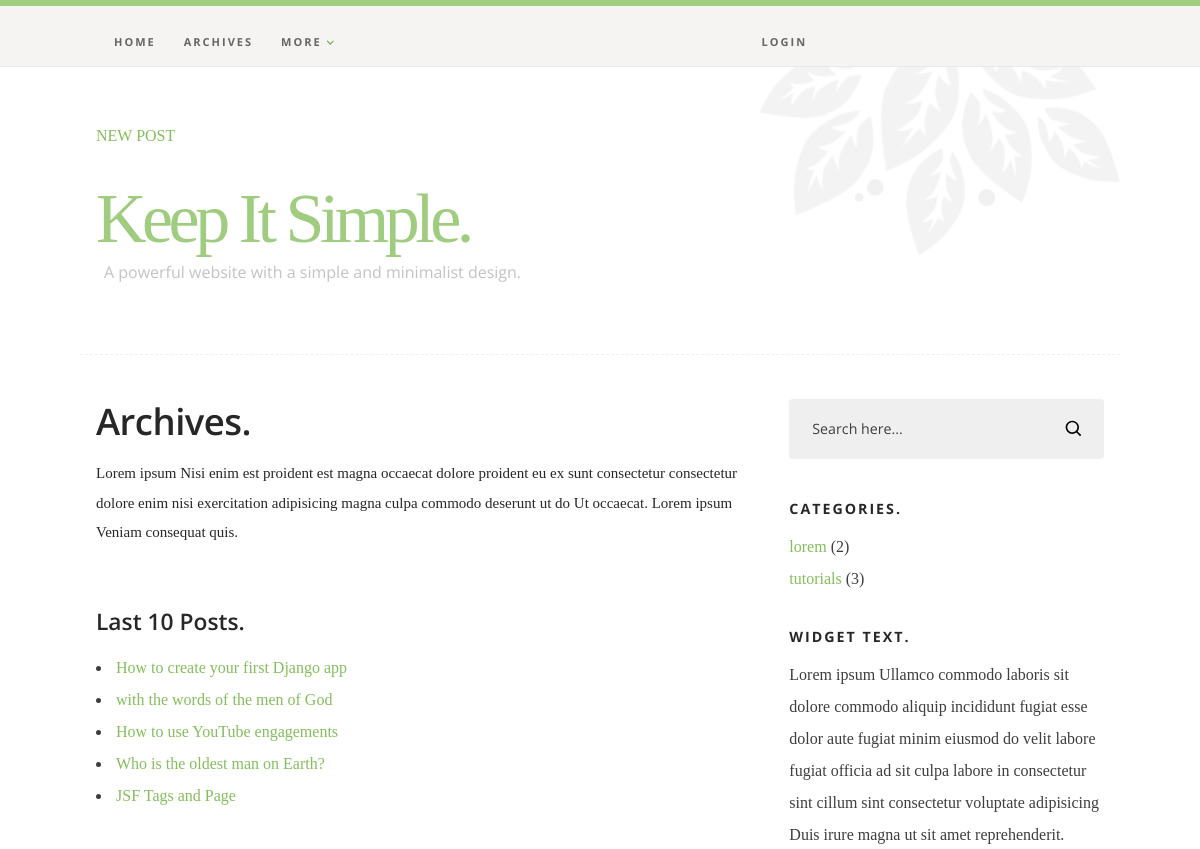
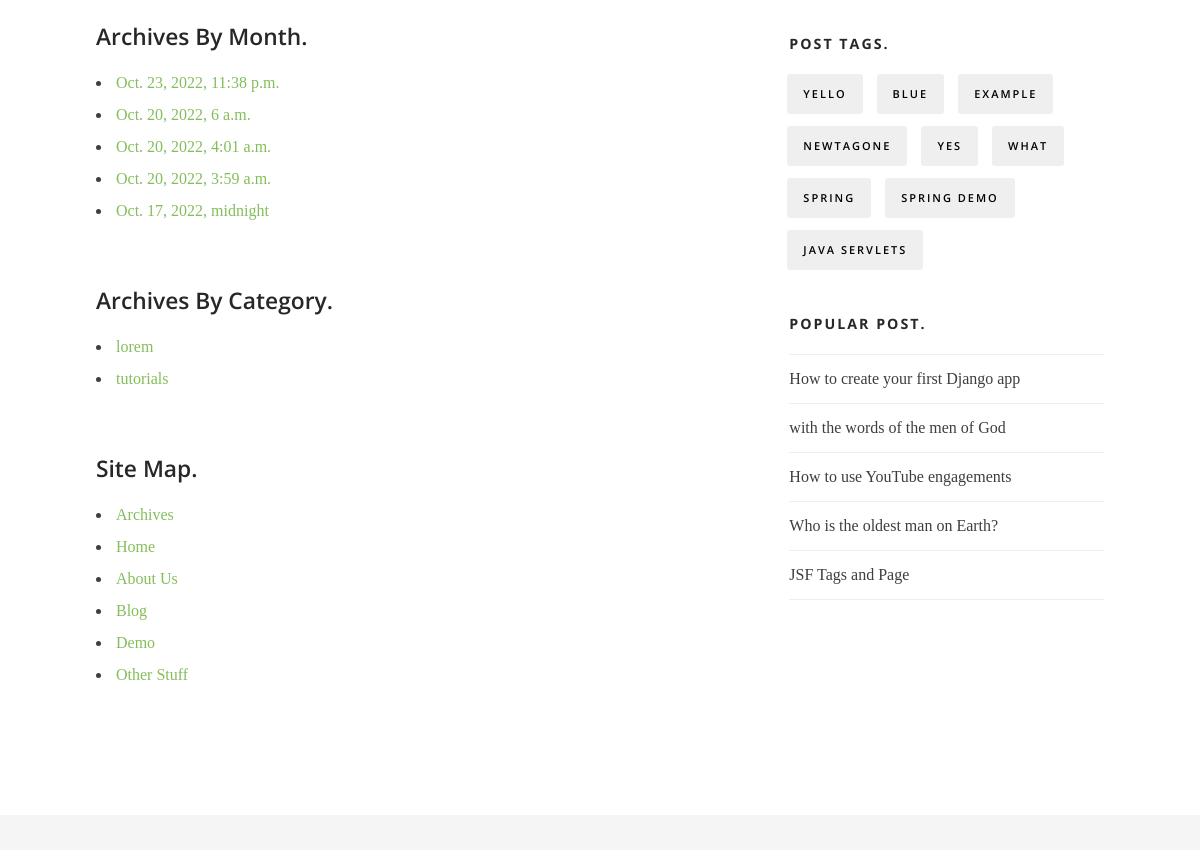
/archives (upper part), run on an earlier commit of the app's database (2 pictures, top to bottom).
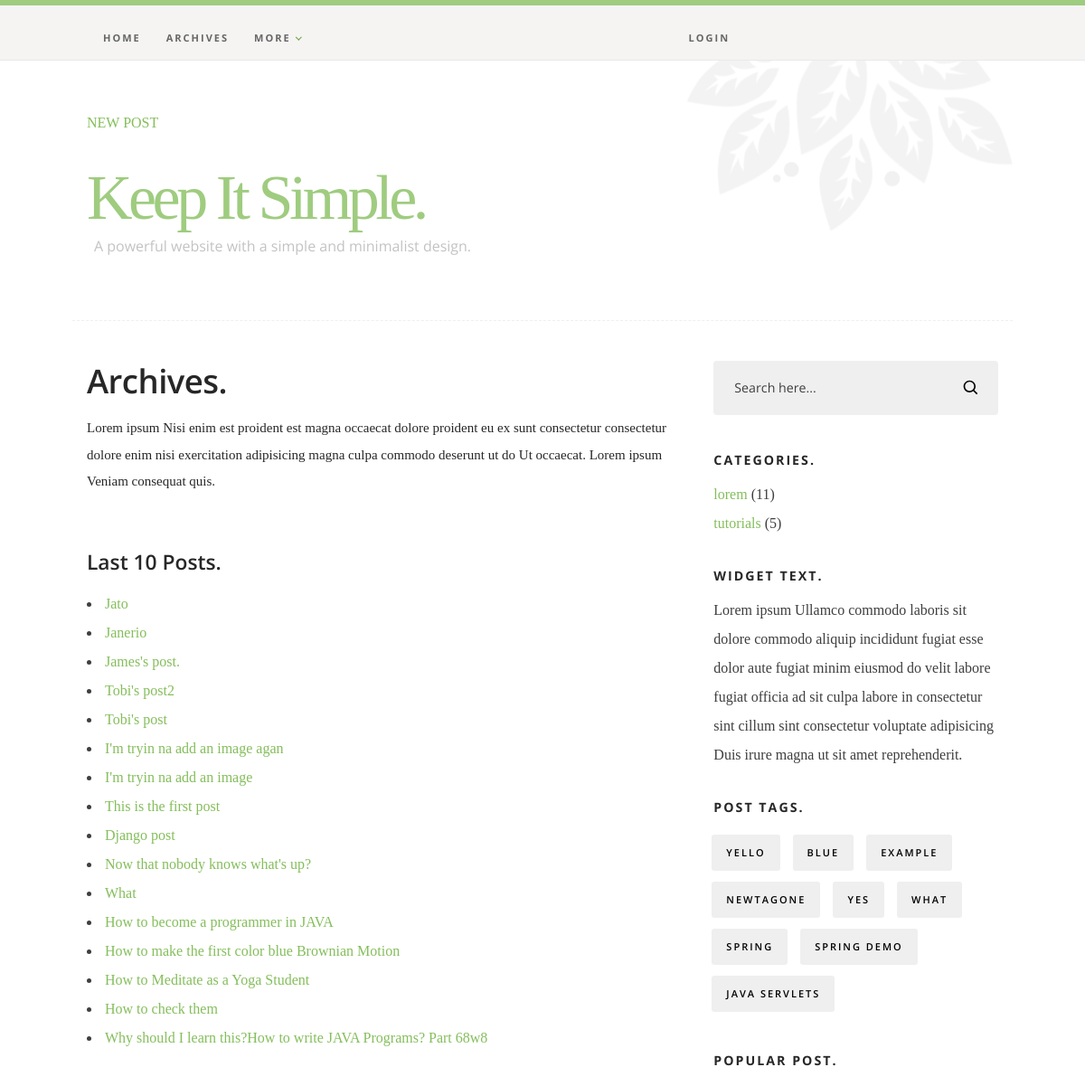
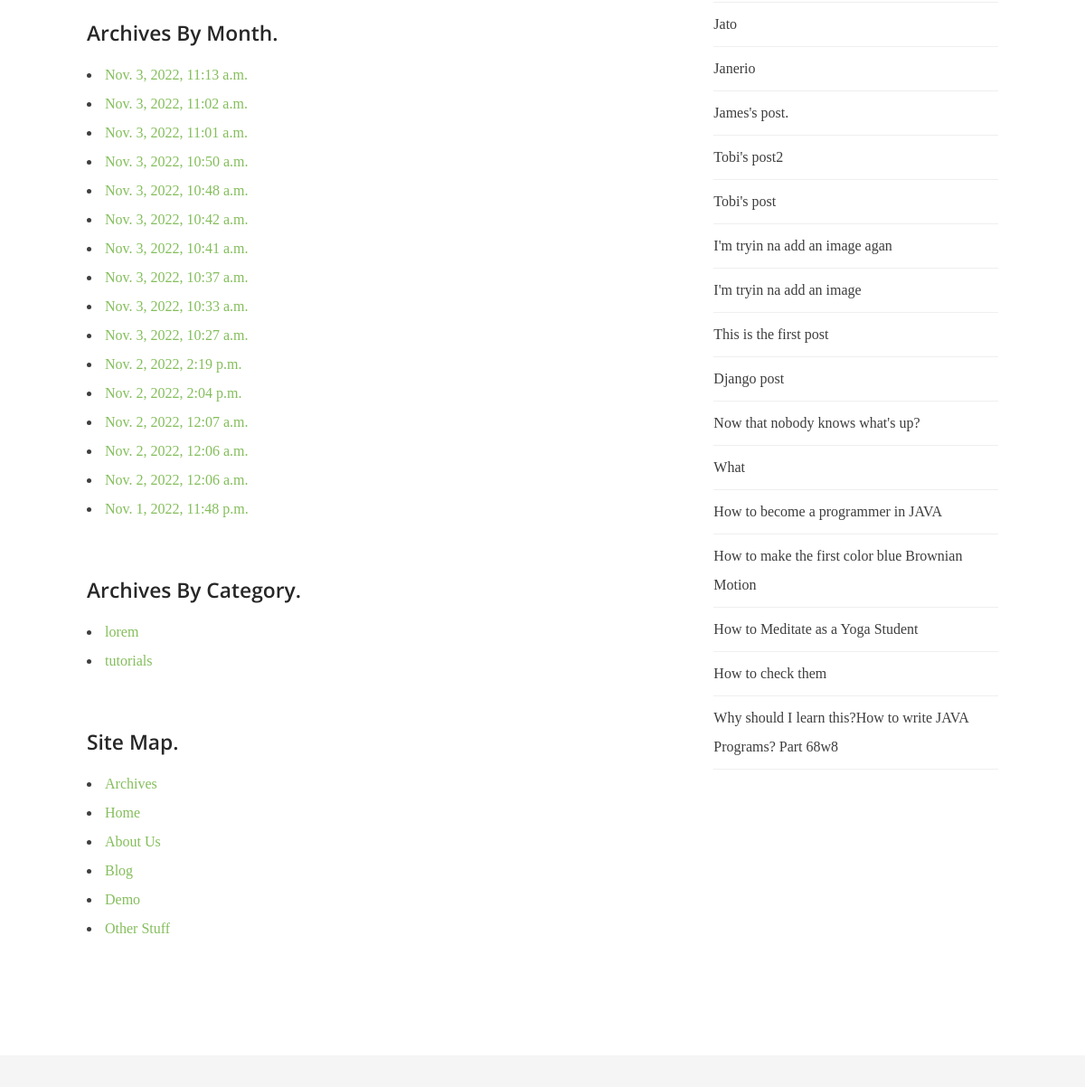
And on a later commit of the database (2 pictures, top to bottom).
### blog/models.py (models this page shows, shortened)
class Post(models.Model):
    post_title = models.CharField(max_length=100)
    post_body = RichTextUploadingField()
    cover = models.ImageField(upload_to='images', blank=True)
    category = models.ForeignKey(Categories, related_name='categories', on_delete=models.CASCADE)
    author = models.ForeignKey(User,related_name= "author", on_delete=models.CASCADE)
    tags = models.ManyToManyField(Tags, related_name = 'tags')
    post_date = models.DateTimeField(auto_now_add=True)
    slug = models.SlugField(default = 1)
    class Meta:
        verbose_name = ("Post")
        verbose_name_plural = ("Posts")

class Categories(models.Model):
    category = models.CharField(max_length=50)
    class Meta:
        verbose_name = ("Categories")
        verbose_name_plural = ("Categories")

class Tags(models.Model):
    tag_name = models.CharField(max_length=50)
    class Meta:
        verbose_name = ("Tags")
        verbose_name_plural = ("Tags")

### blog/views.py (the view)
# urls.py: path('archives', views.archives, name = "archives"),
def archives(request):
    post = Post.objects.all().order_by('-post_date')
    category = Categories.objects.all()
    return render(request, 'blog/archives.html', {'posts': post, 'cat': category})

### blog/context_processors.py (called while the page is built)
def context_process(request):
    tags = Tags.objects.all()
    categories = Categories.objects.all()
    posts = Post.objects.all()
    user = request.user
    return {'mytags': tags, 'categories': categories, 'posts': posts, 'user': user}

### blog/templates/blog/archives.html
{% extends 'blog/base.html' %}
{% load static %}
    {% block content %}
    <div class="s-content">
        <div class="row">
            <div id="main" class="s-content__main large-8 column">
                <section class="page-content">
                    <h2 class="page-content__title h1">Archives.</h2>
                    <p class="lead">
                    Lorem ipsum Nisi enim est proident est magna occaecat dolore
                    proident eu ex sunt consectetur consectetur dolore enim nisi exercitation
                    adipisicing magna culpa commodo deserunt ut do Ut occaecat. Lorem ipsum Veniam
                    consequat quis.
                    </p>
                    <h4>Last 10 Posts.</h4>
                    <ul>
                        {% for post in posts %}
                        <li><a href="{% url 'blog_single' post.id %}">{{post.post_title}}</a></li>
                        {% endfor %}
                    </ul>
                    <h4>Archives By Month.</h4>
                    <ul>
                        {% for p in posts %}
                        <li><a href="#0">{{p.post_date}}</a></li>
                        {% endfor %}
                    </ul>
                    <h4>Archives By Category.</h4>
                    <ul>
                        {% for c in cat %}
                        <li><a href="#0">{{c.category}}</a></li>
                        {% endfor %}
                    </ul>
                    <h4>Site Map.</h4>
                    <ul>
                        <li><a href="{% url 'archives' %}">Archives</a></li>
                        <li><a href="{% url 'index' %}">Home</a></li>
                        <li><a href="{% url 'about' %}">About Us</a></li>
                        <li><a href="{% url 'blog' %}">Blog</a></li>
                        <li><a href="#0">Demo</a></li>
                        <li><a href="#0">Other Stuff</a></li>
                    </ul>
                </section>
           </div>
           {% include 'blog/sidebar.html' %}
       </div>
   </div>
{% endblock content%}

### blog/templates/blog/sidebar.html (shortened to what this page needs)
{% load static %}
<!DOCTYPE html>
<html class="no-js" lang="en">
<head>
    <link rel="stylesheet" href="{% static 'css/base.css' %}">
    <link rel="stylesheet" href="{% static 'css/main.css' %}">
</head>
<body>
<div id="sidebar" class="s-content__sidebar large-4 column">
    <div class="widget widget--search">
       <form action="{% url 'process_search' %}">
          <input type="text" name="searchbox" value="Search here..." onblur="if(this.value == '') { this.value = 'Search here...'; }" onfocus="if (this.value == 'Search here...') { this.value = ''; }" class="text-search">
          <input type="submit" value="" class="submit-search">
       </form>
    </div>
    <div class="widget widget--categories">
        <h3 class="h6">Categories.</h3>
        <ul>
            {% for category in categories %}
             <li><a href="{% url 'postlist' category.category %}" title="">{{category.category}}</a> ({{category.categories.count}})</li>
             {% endfor %}
         </ul>
     </div>
     <div class="widget widget_text group">
         <h3 class="h6">Widget Text.</h3>
         <p>
         Lorem ipsum Ullamco commodo laboris sit dolore commodo aliquip incididunt fugiat esse dolor
         aute fugiat minim eiusmod do velit labore fugiat officia ad sit culpa labore in consectetur
         sint cillum sint consectetur voluptate adipisicing Duis irure magna ut sit amet reprehenderit.
         </p>
     </div>
     <div class="widget widget_tags">
         <h3 class="h6">Post Tags.</h3>
         <div class="tagcloud group">
             {% for mtag in mytags %}
             <a href="{% url 'tagposts' mtag.tag_name %}">{{mtag.tag_name}}</a>
             {% endfor %}
         </div>
     </div>
     <div class="widget widget_popular">
         <h3 class="h6">Popular Post.</h3>
         <ul class="link-list">
             {% for p in posts %}
             <li><a href="{% url 'blog_single' p.post_title %}">{{p.post_title}}</a></li>
             {% endfor %}
         </ul>
     </div>
</div>
</body>

What changed in the data, as far as the page shows it:
removed Post: post_title "How to create your first Django app", post_date "Oct. 23, 2022, 11:38 p.m."
removed Post: post_title "with the words of the men of God", post_date "Oct. 20, 2022, 6 a.m."
removed Post: post_title "How to use YouTube engagements", post_date "Oct. 20, 2022, 4:01 a.m."
removed Post: post_title "Who is the oldest man on Earth?", post_date "Oct. 20, 2022, 3:59 a.m."
removed Post: post_title "JSF Tags and Page", post_date "Oct. 17, 2022, midnight"
added Post: post_title "Jato", post_date "Nov. 3, 2022, 11:13 a.m."
added Post: post_title "Janerio", post_date "Nov. 3, 2022, 11:02 a.m."
added Post: post_title "James's post.", post_date "Nov. 3, 2022, 11:01 a.m."
added Post: post_title "Tobi's post2", post_date "Nov. 3, 2022, 10:50 a.m."
added Post: post_title "Tobi's post", post_date "Nov. 3, 2022, 10:48 a.m."
added Post: post_title "I'm tryin na add an image agan", post_date "Nov. 3, 2022, 10:42 a.m."
added Post: post_title "I'm tryin na add an image", post_date "Nov. 3, 2022, 10:41 a.m."
added Post: post_title "This is the first post", post_date "Nov. 3, 2022, 10:37 a.m."
added Post: post_title "Django post", post_date "Nov. 3, 2022, 10:33 a.m."
added Post: post_title "Now that nobody knows what's up?", post_date "Nov. 3, 2022, 10:27 a.m."
added Post: post_title "What", post_date "Nov. 2, 2022, 2:19 p.m."
added Post: post_title "How to become a programmer in JAVA", post_date "Nov. 2, 2022, 2:04 p.m."
added Post: post_title "How to make the first color blue Brownian Motion", post_date "Nov. 2, 2022, 12:07 a.m."
added Post: post_title "How to Meditate as a Yoga Student", post_date "Nov. 2, 2022, 12:06 a.m."
added Post: post_title "How to check them", post_date "Nov. 2, 2022, 12:06 a.m."
added Post: post_title "Why should I learn this?How to write JAVA Programs? Part 68w8", post_date "Nov. 1, 2022, 11:48 p.m."
computed for Categories "lorem": categories.count "2" → "11"
computed for Categories "tutorials": categories.count "3" → "5"
